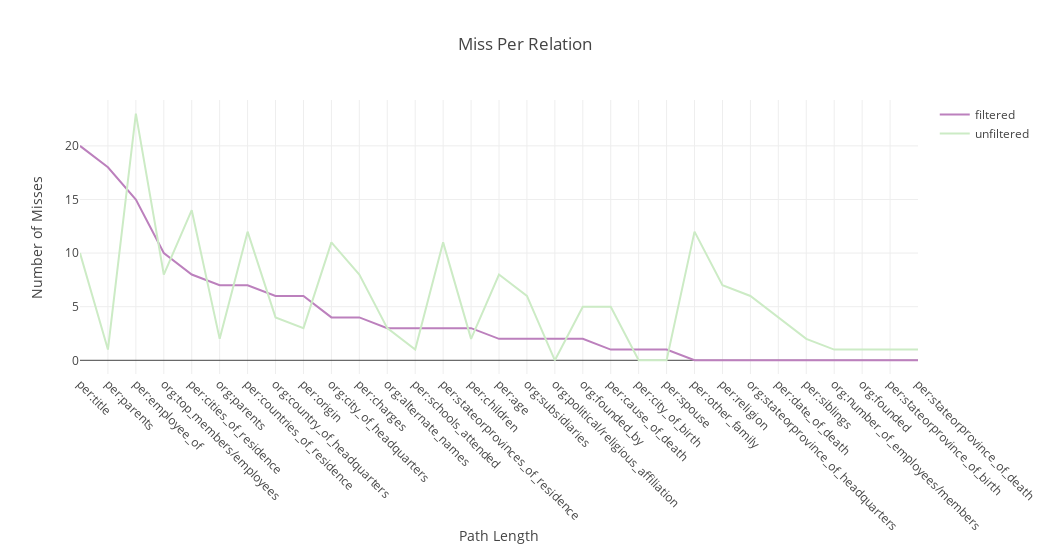

Here is the notebook cell this chart was saved with:
### Code cell
scatter1 = go.Scatter(
    x=[relation for relation in relations], 
    y=[filtered_only_misses_by_gold_dict['total'][filtered_lookup_index[relation]] if relation in filtered_lookup_index else 0 for relation in relations],
    mode='lines',
    name='filtered',
    marker = dict(color='#BC80BD')
    
)

scatter2= go.Scatter(
    x=[relation for relation in relations], 
    y=[unfiltered_only_misses_by_gold_dict['total'][unfiltered_lookup_index[relation]] if relation in unfiltered_lookup_index else 0 for relation in relations],
    mode='lines',
    name='unfiltered',
    marker = dict(color='#CCEBC5')

)


layout = go.Layout(
    title='Miss Per Relation',
    xaxis_title="Path Length",
    yaxis_title="Number of Misses",        
    barmode='overlay',
    width=1050,
    xaxis = go.layout.XAxis(
        tickangle = 45,
        automargin = True
    )
)

fig = go.Figure(data=[scatter1,scatter2], layout=layout)


fig.show()

### Figure 1 — Plotly figure (JSON) as saved in the notebook; plotly's stock layout.template omitted (floating-point values rounded to 4 significant figures)
{"data": [{"marker": {"color": "#BC80BD"}, "mode": "lines", "name": "filtered", "type": "scatter", "uid": "226112bb-4e17-446b-b9bc-4a1db2dcedb0", "x": ["per:title", "per:parents", "per:employee_of", "org:top_members/employees", "per:cities_of_residence", "org:parents", "per:countries_of_residence", "org:country_of_headquarters", "per:origin", "org:city_of_headquarters", "per:charges", "org:alternate_names", "per:schools_attended", "per:stateorprovinces_of_residence", "per:children", "per:age", "org:subsidiaries", "org:political/religious_affiliation", "org:founded_by", "per:cause_of_death", "per:city_of_birth", "per:spouse", "per:other_family", "per:religion", "org:stateorprovince_of_headquarters", "per:date_of_death", "per:siblings", "org:number_of_employees/members", "org:founded", "per:stateorprovince_of_birth", "per:stateorprovince_of_death"], "y": [20, 18, 15, 10, 8, 7, 7, 6, 6, 4, 4, 3, 3, 3, 3, 2, 2, 2, 2, 1, 1, 1, 0, 0, 0, 0, 0, 0, 0, 0, 0]}, {"marker": {"color": "#CCEBC5"}, "mode": "lines", "name": "unfiltered", "type": "scatter", "uid": "4b8fb2dd-2938-451e-b842-d0bd327ed7c4", "x": ["per:title", "per:parents", "per:employee_of", "org:top_members/employees", "per:cities_of_residence", "org:parents", "per:countries_of_residence", "org:country_of_headquarters", "per:origin", "org:city_of_headquarters", "per:charges", "org:alternate_names", "per:schools_attended", "per:stateorprovinces_of_residence", "per:children", "per:age", "org:subsidiaries", "org:political/religious_affiliation", "org:founded_by", "per:cause_of_death", "per:city_of_birth", "per:spouse", "per:other_family", "per:religion", "org:stateorprovince_of_headquarters", "per:date_of_death", "per:siblings", "org:number_of_employees/members", "org:founded", "per:stateorprovince_of_birth", "per:stateorprovince_of_death"], "y": [10, 1, 23, 8, 14, 2, 12, 4, 3, 11, 8, 3, 1, 11, 2, 8, 6, 0, 5, 5, 0, 0, 12, 7, 6, 4, 2, 1, 1, 1, 1]}], "layout": {"barmode": "overlay", "title": {"text": "Miss Per Relation"}, "width": 1050, "xaxis": {"automargin": true, "tickangle": 45, "title": {"text": "Path Length"}}, "yaxis": {"title": {"text": "Number of Misses"}}}}
